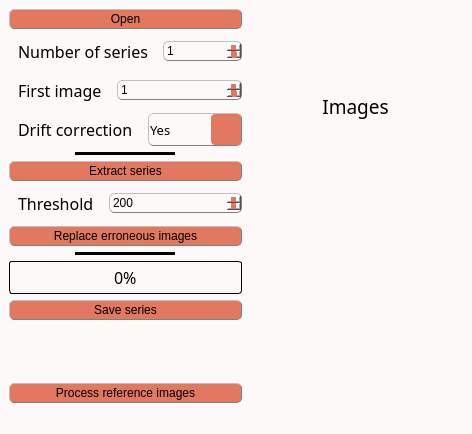
<?xml version="1.0" encoding="UTF-8"?>
<ui version="4.0">
 <class>MainWindow</class>
 <widget class="QMainWindow" name="MainWindow">
  <property name="windowModality">
   <enum>Qt::WindowModal</enum>
  </property>
  <property name="geometry">
   <rect>
    <x>0</x>
    <y>0</y>
    <width>472</width>
    <height>434</height>
   </rect>
  </property>
  <property name="sizePolicy">
   <sizepolicy hsizetype="Preferred" vsizetype="Preferred">
    <horstretch>0</horstretch>
    <verstretch>0</verstretch>
   </sizepolicy>
  </property>
  <property name="contextMenuPolicy">
   <enum>Qt::PreventContextMenu</enum>
  </property>
  <property name="windowTitle">
   <string>Extract mosaic</string>
  </property>
  <property name="windowOpacity">
   <double>1.000000000000000</double>
  </property>
  <property name="autoFillBackground">
   <bool>false</bool>
  </property>
  <property name="styleSheet">
   <string notr="true">/* Couleur du fond, label, combobox, progressbar vide et spin box */
QWidget, QLabel, QComboBox, QProgressBar, QSpinBox {background-color: rgb(253, 249, 248)}

/* Couleur quand inactif */
QPushButton:disabled, QComboBox:disabled, QSpinBox:disabled {background-color: rgba(243, 98, 64,150)}

/* Couleur des boutons et des selecteurs */
QPushButton, QComboBox::drop-down:button, QComboBox::down-arrow, QComboBox::down-arrow:disabled, QSpinBox::drop-down:button, QSpinBox::down-arrow, QSpinBox::down-arrow:disabled, QSpinBox::drop-up:button, QSpinBox::up-arrow, QSpinBox::up-arrow:disabled, QSlider::handle:horizontal {background-color: rgb(226, 120, 95)}

/* Couleur des bordures de même couleur que les boutons */
QComboBox::drop-down:button, QSpinBox::drop-down:button, QSpinBox::drop-up:button {border-color: rgb(193, 167, 181)}

/* Couleur des textes */
QLabel, QPushButton, QPushButton:hover, QCheckBox, QComboBox, Line, QTextEdit, QSpinBox {color: rgb(0, 0, 0)}

/* style des bordures 1 */
QLabel, QPushButton, QPushButton:hover, QCheckBox, QComboBox, QSpinBox  {
	border-style : outset;
	min-width : 5em;
}

/* style des bordures 2 */
QPushButton, QPushButton:hover, QCheckBox, QComboBox, QSpinBox  {
	border-radius: 5px;
	border-width: 1px;
	border-color: gray;
}

/* Font 1 */
QPushButton, QPushButton:hover, QCheckBox, QProgressBar {font: 12pt &quot;Noto Sans Cond&quot;}

/* Font 2 */
QComboBox, QTextEdit, QSpinBox {font: 10pt &quot;Noto Sans Cond&quot;}

/* Padding 1 */
QLabel, QComboBox, QComboBox::down-arrow, QSpinBox, QSpinBox::down-arrow, QSpinBox::up-arrow {padding : 1px;}

/* Padding 2 */
QPushButton, QPushButton:hover, QCheckBox {padding : 2px;}

/* Gestion taille des QCheckBoxes */
QCheckBox::indicator:unchecked, QCheckBox::indicator:unchecked:hover, QCheckBox::indicator:checked, QCheckBox::indicator:checked:hover  {
	width :15px;
	height : 15px;
}

QLabel {
	Border-radius : 5px;
	border-width : 0px;
	border-color : black;
	font : 14pt &quot;Noto Sans Cond&quot;;
}

QPushButton:hover {background-color: rgb(243, 98, 64);}

QCheckBox::indicator:unchecked {image: url(icons/uncheck_icon.png);}

QCheckBox::indicator:unchecked:hover {image: url(icons/uncheck_hover_icon.png);}

QCheckBox::indicator:checked {image: url(icons/Check_icon.png);}

QCheckBox::indicator:checked:hover {image: url(icons/Check_hover_icon.png);}

QComboBox::drop-down:button{
	border-radius: 4px;
	border-width: 1px;
	width: 30px;
}

QComboBox::down-arrow {
	 image : url(icons/Arrow_down.png); 
    width: 12px;
    height: 12px;
}

Line{
	format: plain;
	midLine-Width : 1px;
}

QFrame[height=&quot;3&quot;], QFrame[width=&quot;3&quot;] {background-color: #3A3939;}

QTextEdit{
	background-color: rgb(255, 255, 255);
	border-style: solid;
	border-radius: 5px;
	border-width: 1px;
	border-color: black;
}

QLineEdit {font : 12pt &quot;Noto Sans Cond&quot;;}

/* Gestion taille des QLineEdit */
QLineEdit::indicator:unchecked, QLineEdit::indicator:unchecked:hover, QLineEdit::indicator:checked, QLineEdit::indicator:checked:hover  {
	border-color: black;
}

QHBoxLayout {background-color: rgb(0, 240, 240, 50);}

QProgressBar {
	text-align: center;
	border: 1px solid black;
	border-radius: 3px;
 }

 QProgressBar::chunk {
	background-color: rgb(243, 98, 64);
	width: 15px;
	margin : 0.5px;
 }

QSpinBox::drop-down:button, QSpinBox::drop-up:button {
	border-radius: 2px;
	border-width: 1px;
	width: 36px;
}

QSpinBox::down-arrow {
	image : url(icons/Arrow_down.png);
    width: 24px;
    height: 22px;
}

QSpinBox::up-arrow {
	image : url(icons/Arrow_up.png);
    width: 24px;
    height: 22px;
}

QSlider::groove:horizontal {
    border: 1px solid #999999;
    height: 2px; /* the groove expands to the size of the slider by default. by giving it a height, it has a fixed size */
    background-color: rgb(0, 0, 0);
    margin: 1px 0;
}

QSlider::handle:horizontal {
    border: 1px solid #5c5c5c;
    width: 15px;
    height: 30px;
    margin: -10px 0; /* handle is placed by default on the contents rect of the groove. Expand outside the groove */
    border-radius: 3px;
}</string>
  </property>
  <property name="toolButtonStyle">
   <enum>Qt::ToolButtonIconOnly</enum>
  </property>
  <widget class="QWidget" name="centralwidget">
   <property name="autoFillBackground">
    <bool>false</bool>
   </property>
   <property name="styleSheet">
    <string notr="true"/>
   </property>
   <layout class="QHBoxLayout" name="horizontalLayout_6">
    <item>
     <layout class="QHBoxLayout" name="horizontalLayout_5">
      <item>
       <layout class="QVBoxLayout" name="verticalLayout_2">
        <item>
         <widget class="QPushButton" name="OpenData">
          <property name="sizePolicy">
           <sizepolicy hsizetype="Preferred" vsizetype="Fixed">
            <horstretch>0</horstretch>
            <verstretch>0</verstretch>
           </sizepolicy>
          </property>
          <property name="text">
           <string>Open</string>
          </property>
          <property name="icon">
           <iconset>
            <normaloff>../Traitement_stack/icons/import_icon.png</normaloff>../Traitement_stack/icons/import_icon.png</iconset>
          </property>
         </widget>
        </item>
        <item>
         <layout class="QHBoxLayout" name="horizontalLayout">
          <item>
           <widget class="QLabel" name="XYbin_label_">
            <property name="sizePolicy">
             <sizepolicy hsizetype="Fixed" vsizetype="Preferred">
              <horstretch>0</horstretch>
              <verstretch>0</verstretch>
             </sizepolicy>
            </property>
            <property name="font">
             <font>
              <family>Noto Sans Cond</family>
              <pointsize>12</pointsize>
              <weight>50</weight>
              <italic>false</italic>
              <bold>false</bold>
             </font>
            </property>
            <property name="styleSheet">
             <string notr="true">QLabel {
color: rgb(0, 0, 0);
background-color:	rgb(253, 249, 248);
border-style : outset;
Border-radius : 5px;
border-width : 0px;
border-color : black;
min-width : 5em;
padding : 5px;
font : 12pt &quot;Noto Sans Cond&quot;;
}</string>
            </property>
            <property name="text">
             <string>Number of series</string>
            </property>
           </widget>
          </item>
          <item>
           <widget class="QSpinBox" name="nbrSeries">
            <property name="sizePolicy">
             <sizepolicy hsizetype="Minimum" vsizetype="Fixed">
              <horstretch>0</horstretch>
              <verstretch>0</verstretch>
             </sizepolicy>
            </property>
            <property name="minimumSize">
             <size>
              <width>79</width>
              <height>15</height>
             </size>
            </property>
            <property name="toolTip">
             <string>&lt;html&gt;&lt;head/&gt;&lt;body&gt;&lt;p&gt;&lt;span style=&quot; font-size:11pt;&quot;&gt;Reduce image dimension by the given factor&lt;/span&gt;&lt;/p&gt;&lt;/body&gt;&lt;/html&gt;</string>
            </property>
            <property name="minimum">
             <number>1</number>
            </property>
            <property name="maximum">
             <number>99</number>
            </property>
           </widget>
          </item>
         </layout>
        </item>
        <item>
         <layout class="QHBoxLayout" name="horizontalLayout_2">
          <item>
           <widget class="QLabel" name="XYbin_label_1">
            <property name="sizePolicy">
             <sizepolicy hsizetype="Fixed" vsizetype="Preferred">
              <horstretch>0</horstretch>
              <verstretch>0</verstretch>
             </sizepolicy>
            </property>
            <property name="font">
             <font>
              <family>Noto Sans Cond</family>
              <pointsize>12</pointsize>
              <weight>50</weight>
              <italic>false</italic>
              <bold>false</bold>
             </font>
            </property>
            <property name="styleSheet">
             <string notr="true">QLabel {
color: rgb(0, 0, 0);
background-color:	rgb(253, 249, 248);
border-style : outset;
Border-radius : 5px;
border-width : 0px;
border-color : black;
min-width : 5em;
padding : 5px;
font : 12pt &quot;Noto Sans Cond&quot;;
}</string>
            </property>
            <property name="text">
             <string>First image</string>
            </property>
           </widget>
          </item>
          <item>
           <widget class="QSpinBox" name="First_img">
            <property name="sizePolicy">
             <sizepolicy hsizetype="Minimum" vsizetype="Fixed">
              <horstretch>0</horstretch>
              <verstretch>0</verstretch>
             </sizepolicy>
            </property>
            <property name="minimumSize">
             <size>
              <width>79</width>
              <height>15</height>
             </size>
            </property>
            <property name="toolTip">
             <string>&lt;html&gt;&lt;head/&gt;&lt;body&gt;&lt;p&gt;&lt;span style=&quot; font-size:11pt;&quot;&gt;Reduce image dimension by the given factor&lt;/span&gt;&lt;/p&gt;&lt;/body&gt;&lt;/html&gt;</string>
            </property>
            <property name="minimum">
             <number>1</number>
            </property>
            <property name="maximum">
             <number>99</number>
            </property>
           </widget>
          </item>
         </layout>
        </item>
        <item>
         <layout class="QHBoxLayout" name="horizontalLayout_3">
          <item>
           <widget class="QLabel" name="XYbin_label_2">
            <property name="sizePolicy">
             <sizepolicy hsizetype="Fixed" vsizetype="Preferred">
              <horstretch>0</horstretch>
              <verstretch>0</verstretch>
             </sizepolicy>
            </property>
            <property name="font">
             <font>
              <family>Noto Sans Cond</family>
              <pointsize>12</pointsize>
              <weight>50</weight>
              <italic>false</italic>
              <bold>false</bold>
             </font>
            </property>
            <property name="styleSheet">
             <string notr="true">QLabel {
color: rgb(0, 0, 0);
background-color:	rgb(253, 249, 248);
border-style : outset;
Border-radius : 5px;
border-width : 0px;
border-color : black;
min-width : 5em;
padding : 5px;
font : 12pt &quot;Noto Sans Cond&quot;;
}</string>
            </property>
            <property name="text">
             <string>Drift correction</string>
            </property>
           </widget>
          </item>
          <item>
           <widget class="QComboBox" name="DriftCorr_choice">
            <property name="sizePolicy">
             <sizepolicy hsizetype="Preferred" vsizetype="Minimum">
              <horstretch>0</horstretch>
              <verstretch>0</verstretch>
             </sizepolicy>
            </property>
            <property name="font">
             <font>
              <family>Noto Sans Cond</family>
              <pointsize>10</pointsize>
              <weight>50</weight>
              <italic>false</italic>
              <bold>false</bold>
             </font>
            </property>
            <property name="contextMenuPolicy">
             <enum>Qt::NoContextMenu</enum>
            </property>
            <property name="toolTip">
             <string>&lt;html&gt;&lt;head/&gt;&lt;body&gt;&lt;p&gt;&lt;span style=&quot; font-size:11pt;&quot;&gt;Choose of the algorithm.&lt;/span&gt;&lt;/p&gt;&lt;/body&gt;&lt;/html&gt;</string>
            </property>
            <property name="styleSheet">
             <string notr="true"/>
            </property>
            <item>
             <property name="text">
              <string>Yes</string>
             </property>
            </item>
            <item>
             <property name="text">
              <string>No</string>
             </property>
            </item>
           </widget>
          </item>
         </layout>
        </item>
        <item alignment="Qt::AlignHCenter">
         <widget class="Line" name="line1">
          <property name="sizePolicy">
           <sizepolicy hsizetype="Fixed" vsizetype="Fixed">
            <horstretch>0</horstretch>
            <verstretch>0</verstretch>
           </sizepolicy>
          </property>
          <property name="minimumSize">
           <size>
            <width>100</width>
            <height>0</height>
           </size>
          </property>
          <property name="frameShadow">
           <enum>QFrame::Plain</enum>
          </property>
          <property name="lineWidth">
           <number>5</number>
          </property>
          <property name="midLineWidth">
           <number>5</number>
          </property>
          <property name="orientation">
           <enum>Qt::Horizontal</enum>
          </property>
         </widget>
        </item>
        <item>
         <widget class="QPushButton" name="Xtract_series">
          <property name="text">
           <string>Extract series</string>
          </property>
          <property name="icon">
           <iconset>
            <normaloff>../Traitement_stack/icons/run_icon.png</normaloff>../Traitement_stack/icons/run_icon.png</iconset>
          </property>
         </widget>
        </item>
        <item>
         <layout class="QHBoxLayout" name="horizontalLayout_4">
          <item>
           <widget class="QLabel" name="label">
            <property name="sizePolicy">
             <sizepolicy hsizetype="Fixed" vsizetype="Preferred">
              <horstretch>0</horstretch>
              <verstretch>0</verstretch>
             </sizepolicy>
            </property>
            <property name="font">
             <font>
              <family>Noto Sans Cond</family>
              <pointsize>12</pointsize>
              <weight>50</weight>
              <italic>false</italic>
              <bold>false</bold>
             </font>
            </property>
            <property name="styleSheet">
             <string notr="true">QLabel {
color: rgb(0, 0, 0);
background-color:	rgb(253, 249, 248);
border-style : outset;
Border-radius : 5px;
border-width : 0px;
border-color : black;
min-width : 5em;
padding : 5px;
font : 12pt &quot;Noto Sans Cond&quot;;
}</string>
            </property>
            <property name="text">
             <string>Threshold</string>
            </property>
           </widget>
          </item>
          <item>
           <widget class="QSpinBox" name="Threshold">
            <property name="sizePolicy">
             <sizepolicy hsizetype="Minimum" vsizetype="Fixed">
              <horstretch>0</horstretch>
              <verstretch>0</verstretch>
             </sizepolicy>
            </property>
            <property name="minimumSize">
             <size>
              <width>79</width>
              <height>15</height>
             </size>
            </property>
            <property name="toolTip">
             <string>&lt;html&gt;&lt;head/&gt;&lt;body&gt;&lt;p&gt;&lt;span style=&quot; font-size:11pt;&quot;&gt;Reduce image dimension by the given factor&lt;/span&gt;&lt;/p&gt;&lt;/body&gt;&lt;/html&gt;</string>
            </property>
            <property name="minimum">
             <number>1</number>
            </property>
            <property name="maximum">
             <number>1000</number>
            </property>
            <property name="value">
             <number>200</number>
            </property>
           </widget>
          </item>
         </layout>
        </item>
        <item>
         <widget class="QPushButton" name="Erroneous_bttn">
          <property name="text">
           <string>Replace erroneous images</string>
          </property>
          <property name="icon">
           <iconset>
            <normaloff>../Traitement_stack/icons/run_icon.png</normaloff>../Traitement_stack/icons/run_icon.png</iconset>
          </property>
         </widget>
        </item>
        <item alignment="Qt::AlignHCenter">
         <widget class="Line" name="line1_2">
          <property name="sizePolicy">
           <sizepolicy hsizetype="Fixed" vsizetype="Fixed">
            <horstretch>0</horstretch>
            <verstretch>0</verstretch>
           </sizepolicy>
          </property>
          <property name="minimumSize">
           <size>
            <width>100</width>
            <height>0</height>
           </size>
          </property>
          <property name="frameShadow">
           <enum>QFrame::Plain</enum>
          </property>
          <property name="lineWidth">
           <number>5</number>
          </property>
          <property name="midLineWidth">
           <number>5</number>
          </property>
          <property name="orientation">
           <enum>Qt::Horizontal</enum>
          </property>
         </widget>
        </item>
        <item>
         <widget class="QProgressBar" name="progressBar">
          <property name="sizePolicy">
           <sizepolicy hsizetype="Preferred" vsizetype="Fixed">
            <horstretch>0</horstretch>
            <verstretch>0</verstretch>
           </sizepolicy>
          </property>
          <property name="minimumSize">
           <size>
            <width>90</width>
            <height>0</height>
           </size>
          </property>
          <property name="font">
           <font>
            <family>Noto Sans Cond</family>
            <pointsize>12</pointsize>
            <weight>50</weight>
            <italic>false</italic>
            <bold>false</bold>
           </font>
          </property>
          <property name="styleSheet">
           <string notr="true"/>
          </property>
          <property name="value">
           <number>0</number>
          </property>
         </widget>
        </item>
        <item>
         <widget class="QPushButton" name="Save_bttn">
          <property name="text">
           <string>Save series</string>
          </property>
          <property name="icon">
           <iconset>
            <normaloff>../Traitement_stack/icons/save_icon.png</normaloff>../Traitement_stack/icons/save_icon.png</iconset>
          </property>
         </widget>
        </item>
        <item>
         <spacer name="verticalSpacer">
          <property name="orientation">
           <enum>Qt::Vertical</enum>
          </property>
          <property name="sizeHint" stdset="0">
           <size>
            <width>20</width>
            <height>40</height>
           </size>
          </property>
         </spacer>
        </item>
        <item>
         <widget class="QPushButton" name="ProcessRef_bttn">
          <property name="text">
           <string>Process reference images</string>
          </property>
         </widget>
        </item>
       </layout>
      </item>
      <item>
       <layout class="QVBoxLayout" name="verticalLayout">
        <item>
         <widget class="QLabel" name="label_CurrentStack">
          <property name="sizePolicy">
           <sizepolicy hsizetype="MinimumExpanding" vsizetype="Preferred">
            <horstretch>0</horstretch>
            <verstretch>0</verstretch>
           </sizepolicy>
          </property>
          <property name="palette">
           <palette>
            <active>
             <colorrole role="WindowText">
              <brush brushstyle="SolidPattern">
               <color alpha="255">
                <red>0</red>
                <green>0</green>
                <blue>0</blue>
               </color>
              </brush>
             </colorrole>
             <colorrole role="Button">
              <brush brushstyle="SolidPattern">
               <color alpha="255">
                <red>253</red>
                <green>249</green>
                <blue>248</blue>
               </color>
              </brush>
             </colorrole>
             <colorrole role="Text">
              <brush brushstyle="SolidPattern">
               <color alpha="255">
                <red>0</red>
                <green>0</green>
                <blue>0</blue>
               </color>
              </brush>
             </colorrole>
             <colorrole role="ButtonText">
              <brush brushstyle="SolidPattern">
               <color alpha="255">
                <red>0</red>
                <green>0</green>
                <blue>0</blue>
               </color>
              </brush>
             </colorrole>
             <colorrole role="Base">
              <brush brushstyle="SolidPattern">
               <color alpha="255">
                <red>253</red>
                <green>249</green>
                <blue>248</blue>
               </color>
              </brush>
             </colorrole>
             <colorrole role="Window">
              <brush brushstyle="SolidPattern">
               <color alpha="255">
                <red>253</red>
                <green>249</green>
                <blue>248</blue>
               </color>
              </brush>
             </colorrole>
            </active>
            <inactive>
             <colorrole role="WindowText">
              <brush brushstyle="SolidPattern">
               <color alpha="255">
                <red>0</red>
                <green>0</green>
                <blue>0</blue>
               </color>
              </brush>
             </colorrole>
             <colorrole role="Button">
              <brush brushstyle="SolidPattern">
               <color alpha="255">
                <red>253</red>
                <green>249</green>
                <blue>248</blue>
               </color>
              </brush>
             </colorrole>
             <colorrole role="Text">
              <brush brushstyle="SolidPattern">
               <color alpha="255">
                <red>0</red>
                <green>0</green>
                <blue>0</blue>
               </color>
              </brush>
             </colorrole>
             <colorrole role="ButtonText">
              <brush brushstyle="SolidPattern">
               <color alpha="255">
                <red>0</red>
                <green>0</green>
                <blue>0</blue>
               </color>
              </brush>
             </colorrole>
             <colorrole role="Base">
              <brush brushstyle="SolidPattern">
               <color alpha="255">
                <red>253</red>
                <green>249</green>
                <blue>248</blue>
               </color>
              </brush>
             </colorrole>
             <colorrole role="Window">
              <brush brushstyle="SolidPattern">
               <color alpha="255">
                <red>253</red>
                <green>249</green>
                <blue>248</blue>
               </color>
              </brush>
             </colorrole>
            </inactive>
            <disabled>
             <colorrole role="WindowText">
              <brush brushstyle="SolidPattern">
               <color alpha="255">
                <red>0</red>
                <green>0</green>
                <blue>0</blue>
               </color>
              </brush>
             </colorrole>
             <colorrole role="Button">
              <brush brushstyle="SolidPattern">
               <color alpha="255">
                <red>253</red>
                <green>249</green>
                <blue>248</blue>
               </color>
              </brush>
             </colorrole>
             <colorrole role="Text">
              <brush brushstyle="SolidPattern">
               <color alpha="255">
                <red>0</red>
                <green>0</green>
                <blue>0</blue>
               </color>
              </brush>
             </colorrole>
             <colorrole role="ButtonText">
              <brush brushstyle="SolidPattern">
               <color alpha="255">
                <red>0</red>
                <green>0</green>
                <blue>0</blue>
               </color>
              </brush>
             </colorrole>
             <colorrole role="Base">
              <brush brushstyle="SolidPattern">
               <color alpha="255">
                <red>253</red>
                <green>249</green>
                <blue>248</blue>
               </color>
              </brush>
             </colorrole>
             <colorrole role="Window">
              <brush brushstyle="SolidPattern">
               <color alpha="255">
                <red>253</red>
                <green>249</green>
                <blue>248</blue>
               </color>
              </brush>
             </colorrole>
            </disabled>
           </palette>
          </property>
          <property name="font">
           <font>
            <family>Noto Sans Cond</family>
            <pointsize>14</pointsize>
            <weight>50</weight>
            <italic>false</italic>
            <bold>false</bold>
           </font>
          </property>
          <property name="styleSheet">
           <string notr="true"/>
          </property>
          <property name="lineWidth">
           <number>1</number>
          </property>
          <property name="midLineWidth">
           <number>0</number>
          </property>
          <property name="text">
           <string>Images</string>
          </property>
          <property name="scaledContents">
           <bool>false</bool>
          </property>
          <property name="alignment">
           <set>Qt::AlignCenter</set>
          </property>
         </widget>
        </item>
        <item>
         <widget class="ImageView" name="expSeries" native="true">
          <property name="sizePolicy">
           <sizepolicy hsizetype="MinimumExpanding" vsizetype="Preferred">
            <horstretch>0</horstretch>
            <verstretch>0</verstretch>
           </sizepolicy>
          </property>
         </widget>
        </item>
       </layout>
      </item>
     </layout>
    </item>
   </layout>
  </widget>
  <widget class="QMenuBar" name="menubar">
   <property name="geometry">
    <rect>
     <x>0</x>
     <y>0</y>
     <width>472</width>
     <height>20</height>
    </rect>
   </property>
  </widget>
  <widget class="QStatusBar" name="statusbar"/>
 </widget>
 <customwidgets>
  <customwidget>
   <class>ImageView</class>
   <extends>QWidget</extends>
   <header>pyqtgraph</header>
   <container>1</container>
  </customwidget>
 </customwidgets>
 <resources/>
 <connections/>
</ui>
